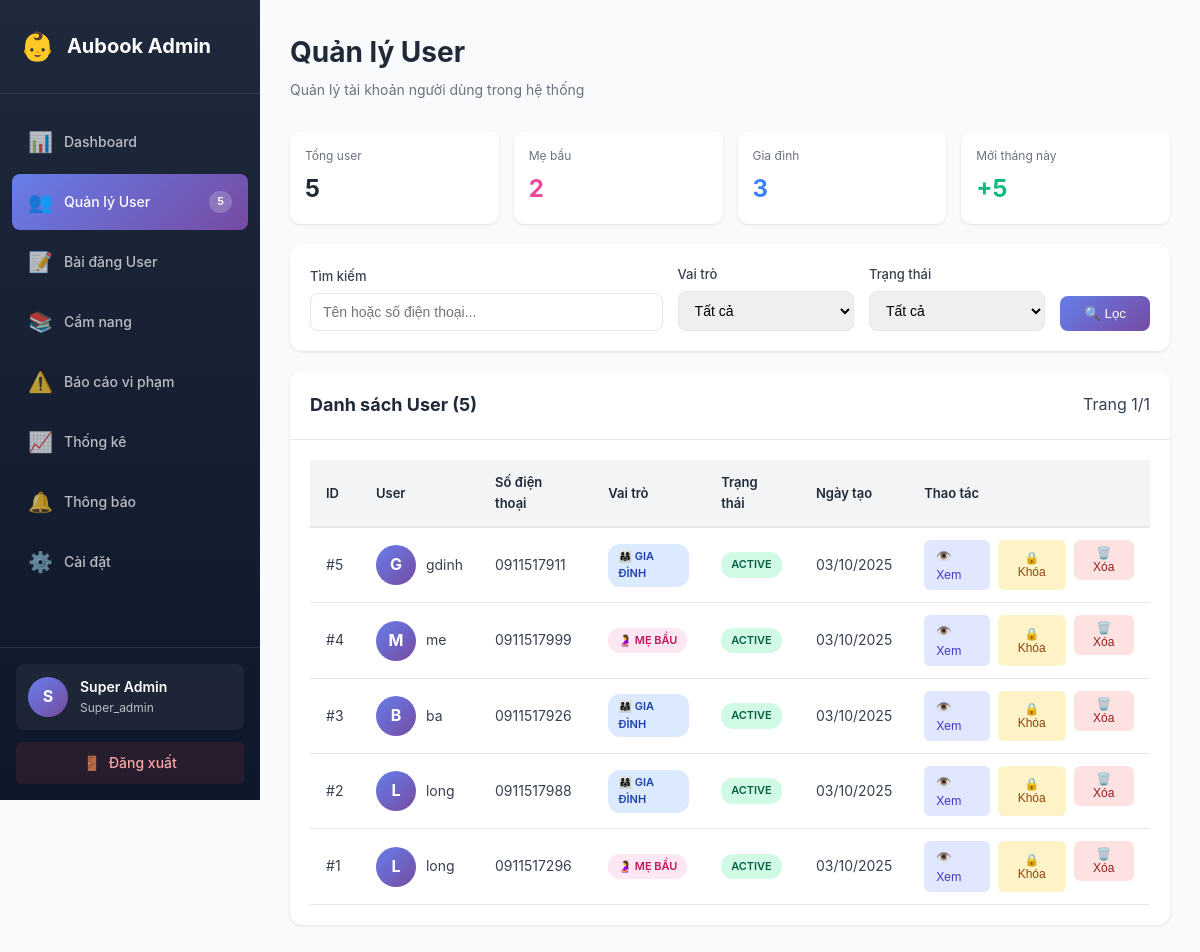
Page /admin/users.php (signed in) on the committed database.
### tables this page shows
CREATE TABLE `users` (
  `id` int(11) NOT NULL,
  `phone` varchar(15) NOT NULL,
  `full_name` varchar(100) NOT NULL,
  `password` varchar(255) NOT NULL,
  `role` enum('me_bau','gia_dinh') NOT NULL,
  `status` enum('active','locked','suspended','deleted') DEFAULT 'active',
  `locked_at` timestamp NULL DEFAULT NULL,
  `locked_by` int(11) DEFAULT NULL,
  `locked_reason` text DEFAULT NULL,
  `deleted_at` timestamp NULL DEFAULT NULL,
  `created_at` timestamp NOT NULL DEFAULT current_timestamp(),
  `updated_at` timestamp NOT NULL DEFAULT current_timestamp() ON UPDATE current_timestamp()
);

### models/Admin.php (called while the page is built, shortened)
<?php
class Admin {
    private $conn;
    public function __construct($db) {
        $this->conn = $db;
    }
    public function getAdminById($id) {
        $query = "SELECT * FROM admins WHERE id = :id LIMIT 1";
        $stmt = $this->conn->prepare($query);
        $stmt->bindParam(':id', $id);
        $stmt->execute();
        return $stmt->fetch(PDO::FETCH_ASSOC);
    }
    public function getDashboardStats() {
        $query = "SELECT * FROM admin_dashboard_stats";
        $stmt = $this->conn->prepare($query);
        $stmt->execute();
        return $stmt->fetch(PDO::FETCH_ASSOC);
    }
    public function getAllUsers($search = '', $role = '', $status = '', $page = 1, $per_page = 20) {
        $offset = ($page - 1) * $per_page;
        $where = ["1=1"];
        $params = [];
        $where_clause = implode(' AND ', $where);
        $query = "SELECT * FROM users WHERE $where_clause ORDER BY created_at DESC LIMIT :limit OFFSET :offset";
        $stmt = $this->conn->prepare($query);
        $stmt->bindValue(':limit', $per_page, PDO::PARAM_INT);
        $stmt->bindValue(':offset', $offset, PDO::PARAM_INT);
        $stmt->execute();
        return $stmt->fetchAll(PDO::FETCH_ASSOC);
    }
    public function getUsersCount($search = '', $role = '', $status = '') {
        $where = ["1=1"];
        $params = [];
        $where_clause = implode(' AND ', $where);
        $query = "SELECT COUNT(*) as total FROM users WHERE $where_clause";
        $stmt = $this->conn->prepare($query);
        $stmt->execute();
        $result = $stmt->fetch(PDO::FETCH_ASSOC);
        return $result['total'];
    }
}

### admin/users.php (the view, shortened to what this page needs)
<?php
require_once '../models/Admin.php';
$database = new Database();
$db = $database->getConnection();
$admin = new Admin($db);
$admin_info = $admin->getAdminById($_SESSION['admin_id']);
$search = $_GET['search'] ?? '';
$role = $_GET['role'] ?? '';
$status = $_GET['status'] ?? '';
$page = isset($_GET['page']) ? (int)$_GET['page'] : 1;
$per_page = 20;
$users = $admin->getAllUsers($search, $role, $status, $page, $per_page);
$total_users = $admin->getUsersCount($search, $role, $status);
$total_pages = ceil($total_users / $per_page);
$stats = $admin->getDashboardStats();
?>
<!DOCTYPE html>
<html lang="vi">
<head>
    <link rel="stylesheet" href="css/admin.css">
</head>
<body>
    <div class="admin-container">
        <aside class="sidebar">
            <div class="sidebar-header">
                <div class="logo">
                    <span class="logo-icon">👶</span>
                    <span class="logo-text">Aubook Admin</span>
                </div>
            </div>
            <nav class="sidebar-menu">
                <a href="index.php" class="menu-item">
                    <span class="menu-icon">📊</span>
                    <span class="menu-text">Dashboard</span>
                </a>
                <a href="users.php" class="menu-item active">
                    <span class="menu-icon">👥</span>
                    <span class="menu-text">Quản lý User</span>
                    <span class="menu-badge"><?php echo $stats['total_users']; ?></span>
                </a>
                <a href="posts.php" class="menu-item">
                    <span class="menu-icon">📝</span>
                    <span class="menu-text">Bài đăng User</span>
                </a>
                <a href="articles.php" class="menu-item">
                    <span class="menu-icon">📚</span>
                    <span class="menu-text">Cẩm nang</span>
                </a>
                <a href="reports.php" class="menu-item">
                    <span class="menu-icon">⚠️</span>
                    <span class="menu-text">Báo cáo vi phạm</span>
                </a>
                <a href="statistics.php" class="menu-item">
                    <span class="menu-icon">📈</span>
                    <span class="menu-text">Thống kê</span>
                </a>
                <a href="notifications.php" class="menu-item">
                    <span class="menu-icon">🔔</span>
                    <span class="menu-text">Thông báo</span>
                </a>
                <a href="settings.php" class="menu-item">
                    <span class="menu-icon">⚙️</span>
                    <span class="menu-text">Cài đặt</span>
                </a>
            </nav>
            <div class="sidebar-footer">
                <div class="admin-profile">
                    <div class="admin-avatar">
                        <?php echo strtoupper(substr($admin_info['full_name'], 0, 1)); ?>
                    </div>
                    <div class="admin-info">
                        <div class="admin-name"><?php echo htmlspecialchars($admin_info['full_name']); ?></div>
                        <div class="admin-role"><?php echo ucfirst($admin_info['role']); ?></div>
                    </div>
                </div>
                <a href="logout.php" class="btn-logout">
                    <span>🚪</span> Đăng xuất
                </a>
            </div>
        </aside>
        <main class="main-content">
            <header class="content-header">
                <div>
                    <h1>Quản lý User</h1>
                    <p>Quản lý tài khoản người dùng trong hệ thống</p>
                </div>
            </header>
            <div class="stats-mini">
                <div class="stat-mini">
                    <div class="stat-mini-label">Tổng user</div>
                    <div class="stat-mini-value"><?php echo number_format($total_users); ?></div>
                </div>
                <div class="stat-mini">
                    <div class="stat-mini-label">Mẹ bầu</div>
                    <div class="stat-mini-value" style="color: #ec4899;"><?php echo number_format($stats['total_me_bau']); ?></div>
                </div>
                <div class="stat-mini">
                    <div class="stat-mini-label">Gia đình</div>
                    <div class="stat-mini-value" style="color: #3b82f6;"><?php echo number_format($stats['total_gia_dinh']); ?></div>
                </div>
                <div class="stat-mini">
                    <div class="stat-mini-label">Mới tháng này</div>
                    <div class="stat-mini-value" style="color: #10b981;">+<?php echo number_format($stats['new_users_month']); ?></div>
                </div>
            </div>
            <div class="filters">
                <form method="GET" action="">
                    <div class="form-group">
                        <label for="search">Tìm kiếm</label>
                        <input
                            type="text"
                            id="search"
                            name="search"
                            placeholder="Tên hoặc số điện thoại..."
                            value="<?php echo htmlspecialchars($search); ?>"
                        >
                    </div>
                    <div class="form-group">
                        <label for="role">Vai trò</label>
                        <select id="role" name="role">
                            <option value="">Tất cả</option>
                        </select>
                    </div>
                    <div class="form-group">
                        <label for="status">Trạng thái</label>
                        <select id="status" name="status">
                            <option value="">Tất cả</option>
                        </select>
                    </div>
                    <button type="submit" class="btn-filter">🔍 Lọc</button>
                </form>
            </div>
            <div class="card">
                <div class="card-header">
                    <h3>Danh sách User (<?php echo number_format($total_users); ?>)</h3>
                    <span>Trang <?php echo $page; ?>/<?php echo $total_pages; ?></span>
                </div>
                <div class="card-body">
                    <?php if (count($users) > 0): ?>
                        <div class="table-container">
                            <table class="data-table">
                                <thead>
                                    <tr>
                                        <th>ID</th>
                                        <th>User</th>
                                        <th>Số điện thoại</th>
                                        <th>Vai trò</th>
                                        <th>Trạng thái</th>
                                        <th>Ngày tạo</th>
                                        <th>Thao tác</th>
                                    </tr>
                                </thead>
                                <tbody>
                                    <?php foreach ($users as $user): ?>
                                        <tr>
                                            <td>#<?php echo $user['id']; ?></td>
                                            <td>
                                                <div style="display: flex; align-items: center; gap: 10px;">
                                                    <div class="user-avatar">
                                                        <?php echo strtoupper(substr($user['full_name'], 0, 1)); ?>
                                                    </div>
                                                    <span><?php echo htmlspecialchars($user['full_name']); ?></span>
                                                </div>
                                            </td>
                                            <td><?php echo htmlspecialchars($user['phone']); ?></td>
                                            <td>
                                                <span class="badge <?php echo $user['role'] === 'me_bau' ? 'badge-pink' : 'badge-blue'; ?>">
                                                    <?php echo $user['role'] === 'me_bau' ? '🤰 Mẹ bầu' : '👨‍👩‍👧 Gia đình'; ?>
                                                </span>
                                            </td>
                                            <td>
                                                <span class="badge badge-<?php
                                                    echo $user['status'] === 'active' ? 'success' :
                                                         ($user['status'] === 'locked' ? 'warning' : 'danger');
                                                ?>">
                                                    <?php echo ucfirst($user['status']); ?>
                                                </span>
                                            </td>
                                            <td><?php echo date('d/m/Y', strtotime($user['created_at'])); ?></td>
                                            <td>
                                                <div class="actions">
                                                    <a href="user_detail.php?id=<?php echo $user['id']; ?>" class="btn-action btn-view" title="Xem chi tiết">
                                                        👁️ Xem
                                                    </a>
                                                    <?php if ($user['status'] === 'active'): ?>
                                                        <button
                                                            class="btn-action btn-lock"
                                                            onclick="openLockModal(<?php echo $user['id']; ?>, '<?php echo htmlspecialchars($user['full_name']); ?>')"
                                                            title="Khóa tài khoản"
                                                        >
                                                            🔒 Khóa
                                                        </button>
                                                    <?php endif; ?>
                                                    <?php if ($user['status'] !== 'deleted'): ?>
                                                        <form method="POST" style="display: inline;">
                                                            <button
                                                                type="submit"
                                                                class="btn-action btn-delete"
                                                                onclick="return confirm('Bạn có chắc muốn xóa tài khoản này?')"
                                                                title="Xóa"
                                                            >
                                                                🗑️ Xóa
                                                            </button>
                                                        </form>
                                                    <?php endif; ?>
                                                </div>
                                            </td>
                                        </tr>
                                    <?php endforeach; ?>
                                </tbody>
                            </table>
                        </div>
                    <?php else: ?>
                        <p class="empty-state">Không tìm thấy user nào</p>
                    <?php endif; ?>
                </div>
            </div>
        </main>
    </div>
</body>
</html>

### rows in the picture
users: id "5", full_name "G", full_name "gdinh", phone "0911517911", role "👨‍👩‍👧 GIA ĐÌNH", status "ACTIVE", created_at "03/10/2025"
users: id "4", full_name "M", full_name "me", phone "0911517999", role "🤰 MẸ BẦU", status "ACTIVE", created_at "03/10/2025"
users: id "3", full_name "B", full_name "ba", phone "0911517926", role "👨‍👩‍👧 GIA ĐÌNH", status "ACTIVE", created_at "03/10/2025"
users: id "2", full_name "L", full_name "long", phone "0911517988", role "👨‍👩‍👧 GIA ĐÌNH", status "ACTIVE", created_at "03/10/2025"
users: id "1", full_name "L", full_name "long", phone "0911517296", role "🤰 MẸ BẦU", status "ACTIVE", created_at "03/10/2025"

### other values in the picture
$stats['total_users'] "5"
substr($admin_info['full_name'], 0, 1) "S"
$admin_info['full_name'] "Super Admin"
$admin_info['role'] "Super_admin"
$total_users "5"
$stats['total_me_bau'] "2"
$stats['total_gia_dinh'] "3"
$stats['new_users_month'] "5"
$page "1"
$total_pages "1"
